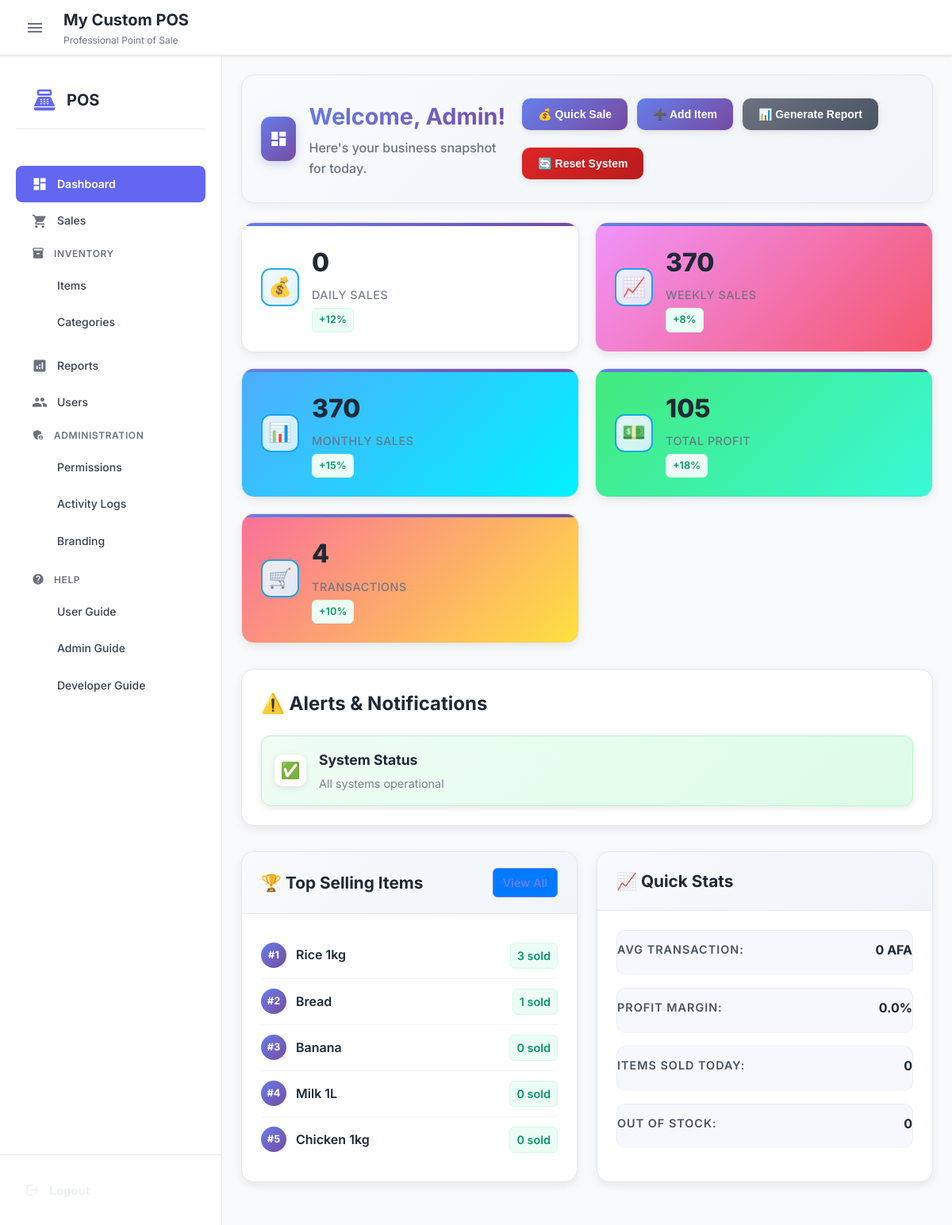
Page /dashboard (signed in) on the earlier database version.
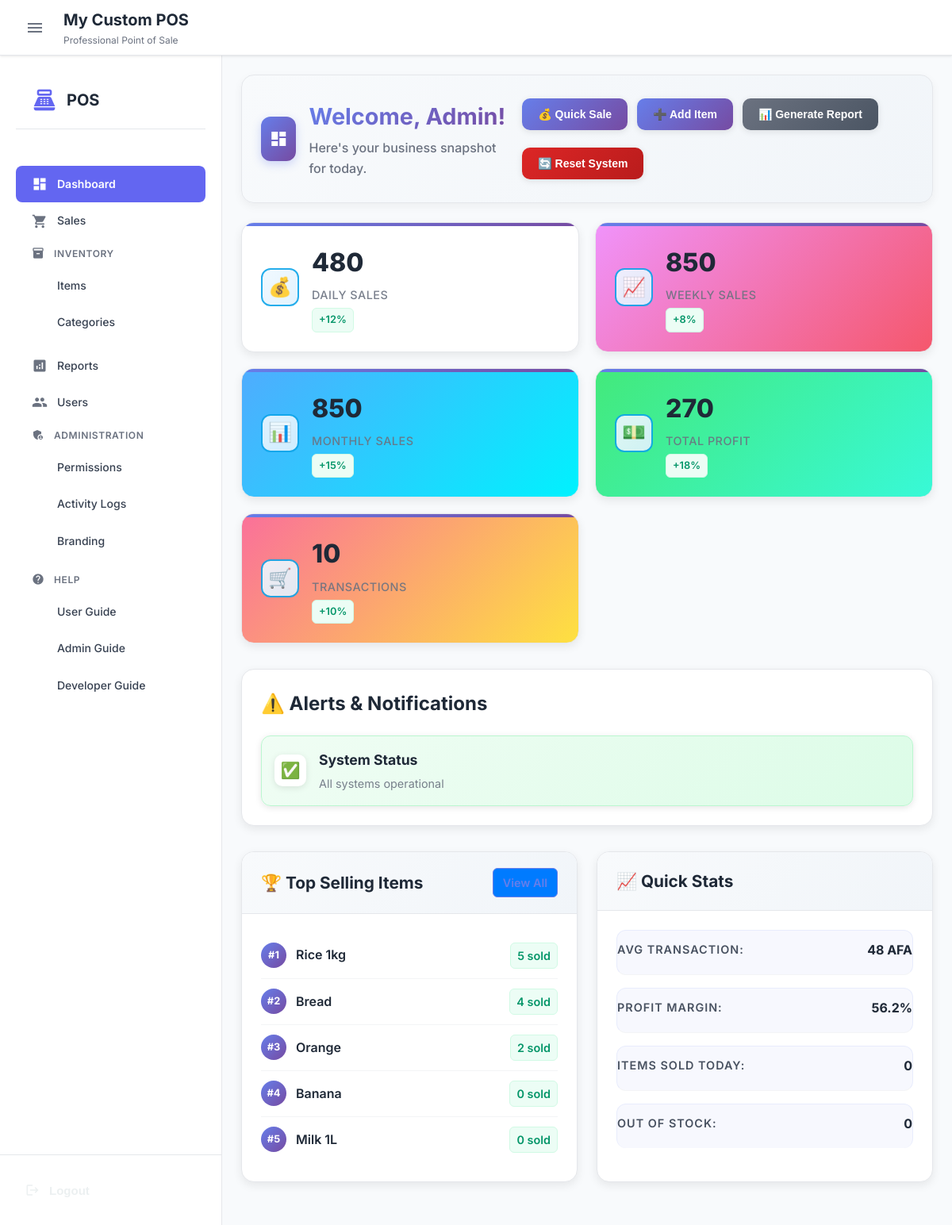
Same page on the later database version.
### app.py (models this page shows, shortened)
class Item(db.Model):
    id = db.Column(db.Integer, primary_key=True)
    name = db.Column(db.String(100), nullable=False)
    buying_price = db.Column(db.Float, nullable=False)
    selling_price = db.Column(db.Float, nullable=False)
    quantity = db.Column(db.Integer, nullable=False)
    barcode = db.Column(db.String(50), unique=True, nullable=False)
    sold_quantity = db.Column(db.Integer, default=0)
    category_id = db.Column(db.Integer, db.ForeignKey('category.id'), nullable=True)
    expiry_date = db.Column(db.Date, nullable=True)
    created_at = db.Column(db.DateTime, default=lambda: datetime.now(timezone.utc))

### app.py (the view)
@app.route('/dashboard')
@login_required
def dashboard():
    now = datetime.now(timezone.utc)
    daily_sales = db.session.query(db.func.sum(Sale.final_amount)).filter(
        db.func.date(Sale.created_at) == now.date()
    ).scalar() or 0
    week_ago = now - timedelta(days=7)
    weekly_sales = db.session.query(db.func.sum(Sale.final_amount)).filter(
        Sale.created_at >= week_ago
    ).scalar() or 0
    monthly_sales = db.session.query(db.func.sum(Sale.final_amount)).filter(
        db.func.strftime('%Y-%m', Sale.created_at) == now.strftime('%Y-%m')
    ).scalar() or 0
    total_profit = db.session.query(db.func.sum(Sale.profit)).scalar() or 0
    daily_transactions = Sale.query.filter(
        db.func.date(Sale.created_at) == now.date()
    ).count()
    total_items = db.session.query(db.func.count(Item.id)).scalar()
    out_of_stock = db.session.query(db.func.count(Item.id)).filter(Item.quantity == 0).scalar()
    low_stock = db.session.query(db.func.count(Item.id)).filter(Item.quantity > 0, Item.quantity <= 5).scalar()
    top_items = Item.query.order_by(Item.sold_quantity.desc()).limit(5).all()
    recent_sales = Sale.query.order_by(Sale.created_at.desc()).limit(5).all()
    return render_template('dashboard.html',
                         daily_sales=daily_sales,
                         weekly_sales=weekly_sales,
                         monthly_sales=monthly_sales,
                         total_profit=total_profit,
                         total_transactions=Sale.query.count(),
                         total_items=total_items,
                         out_of_stock=out_of_stock,
                         low_stock=low_stock,
                         top_items=top_items,
                         recent_sales=recent_sales)

### app.py (called while the page is built)
def has_permission(user, permission):
    if not user or not user.is_authenticated:
        return False
    user_permissions = ROLE_PERMISSIONS.get(user.role, [])
    return permission in user_permissions

@login_manager.user_loader
def load_user(user_id):
    return db.session.get(User, int(user_id))

    def has_permission(self, permission):
        return has_permission(self, permission)

### templates/dashboard.html (shortened to what the changed rows need)
{% extends "base.html" %}
{% block content %}
<section id="dashboard" class="active">
    <div class="dashboard-header">
        <div class="dashboard-header-content">
            <div class="welcome-section">
                <div class="welcome-text">
                    <h2>Welcome, {{ current_user.username|title if current_user.is_authenticated else 'User' }}!</h2>
                </div>
            </div>
        </div>
    </div>
<div class="metrics-grid">
    <div class="metric-card">
        <div class="metric-content">
            <div class="metric-text">
                <h3>{{ "{:,.0f}".format(daily_sales) }}</h3>
                <p>Daily Sales</p>
                <span class="metric-change">+12%</span>
            </div>
        </div>
    </div>
    <div class="metric-card">
        <div class="metric-content">
            <div class="metric-text">
                <h3>{{ "{:,.0f}".format(weekly_sales) }}</h3>
                <p>Weekly Sales</p>
                <span class="metric-change">+8%</span>
            </div>
        </div>
    </div>
    <div class="metric-card">
        <div class="metric-content">
            <div class="metric-text">
                <h3>{{ "{:,.0f}".format(monthly_sales) }}</h3>
                <p>Monthly Sales</p>
                <span class="metric-change">+15%</span>
            </div>
        </div>
    </div>
    <div class="metric-card">
        <div class="metric-content">
            <div class="metric-text">
                <h3>{{ "{:,.0f}".format(total_profit) }}</h3>
                <p>Total Profit</p>
                <span class="metric-change positive">+18%</span>
            </div>
        </div>
    </div>
    <div class="metric-card">
        <div class="metric-content">
            <div class="metric-text">
                <h3>{{ total_transactions }}</h3>
                <p>Transactions</p>
                <span class="metric-change">+10%</span>
            </div>
        </div>
    </div>
</div>
<div class="dashboard-grid">
    <div class="dashboard-widget">
        <div class="widget-content">
            <ul class="top-items-list">
                {% for item in top_items %}
                <li class="top-item">
                    <span class="rank">#{{ loop.index }}</span>
                    <span class="item-name">{{ item.name }}</span>
                    <span class="item-sold">{{ item.sold_quantity }} sold</span>
                </li>
                {% endfor %}
            </ul>
        </div>
    </div>
    <div class="dashboard-widget">
        <div class="widget-content">
            <div class="quick-stats">
                <div class="stat-item">
                    <span class="stat-label">Avg Transaction:</span>
                    <span class="stat-value">{{ "{:,.0f}".format(daily_sales / (1 if total_transactions == 0 else total_transactions)) }} AFA</span>
                </div>
                <div class="stat-item">
                    <span class="stat-label">Profit Margin:</span>
                    <span class="stat-value">{{ "{:.1f}".format((total_profit / daily_sales * 100) if daily_sales > 0 else 0) }}%</span>
                </div>
                    {% set total_sold = 0 %}
                    {% for item in top_items %}
                        {% set total_sold = total_sold + item.sold_quantity %}
                    {% endfor %}
            </div>
        </div>
    </div>
</div>
</section>
{% endblock %}

Differences in the rows shown:
no longer on this page (row unchanged): Item: name "Chicken 1kg", sold_quantity "0"
changed Item "Rice 1kg": sold_quantity "3" → "5"
changed Item "Bread": sold_quantity "1" → "4"
now on this page (row edited): Item: name "Orange", sold_quantity "2"
Other differences:
{{ "{:,.0f}".format(daily_sales) }}: "0" → "480"
{{ "{:,.0f}".format(weekly_sales) }}: "370" → "850"
{{ "{:,.0f}".format(monthly_sales) }}: "370" → "850"
{{ "{:,.0f}".format(total_profit) }}: "105" → "270"
{{ total_transactions }}: "4" → "10"
text no longer shown: "0 0.0"
text now shown: "48 56.2"
